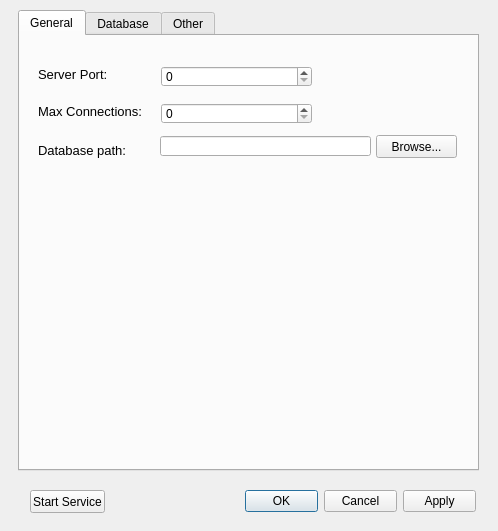
<?xml version="1.0" encoding="UTF-8"?>
<ui version="4.0">
 <class>ConfigDialog</class>
 <widget class="QDialog" name="ConfigDialog">
  <property name="geometry">
   <rect>
    <x>0</x>
    <y>0</y>
    <width>498</width>
    <height>531</height>
   </rect>
  </property>
  <property name="minimumSize">
   <size>
    <width>465</width>
    <height>313</height>
   </size>
  </property>
  <property name="maximumSize">
   <size>
    <width>9999</width>
    <height>9999</height>
   </size>
  </property>
  <property name="windowTitle">
   <string>Service Options</string>
  </property>
  <widget class="QTabWidget" name="tabWidget">
   <property name="geometry">
    <rect>
     <x>18</x>
     <y>10</y>
     <width>461</width>
     <height>461</height>
    </rect>
   </property>
   <property name="currentIndex">
    <number>0</number>
   </property>
   <widget class="QWidget" name="ServerTab">
    <attribute name="title">
     <string>General</string>
    </attribute>
    <widget class="QLabel" name="label_2">
     <property name="geometry">
      <rect>
       <x>18</x>
       <y>30</y>
       <width>81</width>
       <height>16</height>
      </rect>
     </property>
     <property name="font">
      <font>
       <pointsize>10</pointsize>
      </font>
     </property>
     <property name="text">
      <string>Server Port:</string>
     </property>
    </widget>
    <widget class="QSpinBox" name="srvportSpin">
     <property name="geometry">
      <rect>
       <x>141</x>
       <y>30</y>
       <width>151</width>
       <height>21</height>
      </rect>
     </property>
     <property name="maximum">
      <number>65535</number>
     </property>
    </widget>
    <widget class="QSpinBox" name="srvconnectSpin">
     <property name="geometry">
      <rect>
       <x>141</x>
       <y>67</y>
       <width>151</width>
       <height>21</height>
      </rect>
     </property>
     <property name="maximum">
      <number>65535</number>
     </property>
    </widget>
    <widget class="QLabel" name="label_7">
     <property name="geometry">
      <rect>
       <x>18</x>
       <y>65</y>
       <width>111</width>
       <height>20</height>
      </rect>
     </property>
     <property name="font">
      <font>
       <pointsize>10</pointsize>
      </font>
     </property>
     <property name="text">
      <string>Max Connections:</string>
     </property>
    </widget>
    <widget class="QPushButton" name="browseButton">
     <property name="geometry">
      <rect>
       <x>356</x>
       <y>99</y>
       <width>81</width>
       <height>23</height>
      </rect>
     </property>
     <property name="text">
      <string>Browse...</string>
     </property>
    </widget>
    <widget class="QLabel" name="label_6">
     <property name="geometry">
      <rect>
       <x>18</x>
       <y>106</y>
       <width>91</width>
       <height>16</height>
      </rect>
     </property>
     <property name="font">
      <font>
       <pointsize>10</pointsize>
      </font>
     </property>
     <property name="text">
      <string>Database path:</string>
     </property>
    </widget>
    <widget class="QLineEdit" name="dbpathEdit">
     <property name="geometry">
      <rect>
       <x>140</x>
       <y>100</y>
       <width>211</width>
       <height>20</height>
      </rect>
     </property>
    </widget>
   </widget>
   <widget class="QWidget" name="DatabaseTab">
    <attribute name="title">
     <string>Database</string>
    </attribute>
    <widget class="QLabel" name="label_3">
     <property name="geometry">
      <rect>
       <x>20</x>
       <y>61</y>
       <width>81</width>
       <height>16</height>
      </rect>
     </property>
     <property name="font">
      <font>
       <pointsize>10</pointsize>
      </font>
     </property>
     <property name="text">
      <string>User name:</string>
     </property>
    </widget>
    <widget class="QLabel" name="label_4">
     <property name="geometry">
      <rect>
       <x>20</x>
       <y>95</y>
       <width>81</width>
       <height>16</height>
      </rect>
     </property>
     <property name="font">
      <font>
       <pointsize>10</pointsize>
      </font>
     </property>
     <property name="text">
      <string>Password:</string>
     </property>
    </widget>
    <widget class="QLabel" name="label_5">
     <property name="geometry">
      <rect>
       <x>20</x>
       <y>126</y>
       <width>101</width>
       <height>16</height>
      </rect>
     </property>
     <property name="font">
      <font>
       <pointsize>10</pointsize>
      </font>
     </property>
     <property name="text">
      <string>Database name:</string>
     </property>
    </widget>
    <widget class="QLineEdit" name="dbusrEdit">
     <property name="geometry">
      <rect>
       <x>130</x>
       <y>61</y>
       <width>301</width>
       <height>20</height>
      </rect>
     </property>
    </widget>
    <widget class="QLineEdit" name="dbpasswdEdit">
     <property name="geometry">
      <rect>
       <x>130</x>
       <y>94</y>
       <width>301</width>
       <height>20</height>
      </rect>
     </property>
    </widget>
    <widget class="QLineEdit" name="dbnameEdit">
     <property name="geometry">
      <rect>
       <x>130</x>
       <y>127</y>
       <width>301</width>
       <height>20</height>
      </rect>
     </property>
    </widget>
    <widget class="QLabel" name="label">
     <property name="geometry">
      <rect>
       <x>20</x>
       <y>30</y>
       <width>101</width>
       <height>16</height>
      </rect>
     </property>
     <property name="font">
      <font>
       <pointsize>10</pointsize>
      </font>
     </property>
     <property name="text">
      <string>Server Address:</string>
     </property>
    </widget>
    <widget class="QLineEdit" name="srvaddrEdit">
     <property name="geometry">
      <rect>
       <x>130</x>
       <y>27</y>
       <width>301</width>
       <height>20</height>
      </rect>
     </property>
    </widget>
   </widget>
   <widget class="QWidget" name="tab">
    <attribute name="title">
     <string>Other</string>
    </attribute>
    <widget class="QTableView" name="pcTable">
     <property name="geometry">
      <rect>
       <x>20</x>
       <y>170</y>
       <width>401</width>
       <height>161</height>
      </rect>
     </property>
    </widget>
    <widget class="QTableView" name="hardTable">
     <property name="geometry">
      <rect>
       <x>20</x>
       <y>240</y>
       <width>401</width>
       <height>131</height>
      </rect>
     </property>
    </widget>
    <widget class="QPushButton" name="addDistItemBtn">
     <property name="geometry">
      <rect>
       <x>130</x>
       <y>390</y>
       <width>75</width>
       <height>25</height>
      </rect>
     </property>
     <property name="sizePolicy">
      <sizepolicy hsizetype="Fixed" vsizetype="Fixed">
       <horstretch>0</horstretch>
       <verstretch>0</verstretch>
      </sizepolicy>
     </property>
     <property name="minimumSize">
      <size>
       <width>75</width>
       <height>25</height>
      </size>
     </property>
     <property name="maximumSize">
      <size>
       <width>75</width>
       <height>25</height>
      </size>
     </property>
     <property name="text">
      <string>Add</string>
     </property>
    </widget>
    <widget class="QPushButton" name="rmvDistItemBtn">
     <property name="geometry">
      <rect>
       <x>250</x>
       <y>390</y>
       <width>75</width>
       <height>25</height>
      </rect>
     </property>
     <property name="text">
      <string>Remove</string>
     </property>
    </widget>
    <widget class="QGroupBox" name="disttypeGroup">
     <property name="geometry">
      <rect>
       <x>20</x>
       <y>10</y>
       <width>401</width>
       <height>50</height>
      </rect>
     </property>
     <property name="title">
      <string>Distribute Type</string>
     </property>
     <widget class="QRadioButton" name="pcRadioBtn">
      <property name="geometry">
       <rect>
        <x>20</x>
        <y>20</y>
        <width>91</width>
        <height>18</height>
       </rect>
      </property>
      <property name="text">
       <string>PC</string>
      </property>
     </widget>
     <widget class="QRadioButton" name="hardRadioBtn">
      <property name="geometry">
       <rect>
        <x>160</x>
        <y>20</y>
        <width>91</width>
        <height>18</height>
       </rect>
      </property>
      <property name="text">
       <string>Hard</string>
      </property>
     </widget>
     <widget class="QRadioButton" name="noneRadioBtn">
      <property name="geometry">
       <rect>
        <x>280</x>
        <y>20</y>
        <width>84</width>
        <height>18</height>
       </rect>
      </property>
      <property name="text">
       <string>None</string>
      </property>
     </widget>
    </widget>
    <widget class="QGroupBox" name="groupDisNum">
     <property name="geometry">
      <rect>
       <x>20</x>
       <y>70</y>
       <width>401</width>
       <height>51</height>
      </rect>
     </property>
     <property name="title">
      <string>Distribute Count</string>
     </property>
     <widget class="QSpinBox" name="spinDistOrgNum">
      <property name="geometry">
       <rect>
        <x>100</x>
        <y>20</y>
        <width>42</width>
        <height>22</height>
       </rect>
      </property>
     </widget>
     <widget class="QSpinBox" name="spinDistNum">
      <property name="geometry">
       <rect>
        <x>240</x>
        <y>20</y>
        <width>42</width>
        <height>22</height>
       </rect>
      </property>
     </widget>
     <widget class="QLabel" name="labelDistOrgNum">
      <property name="geometry">
       <rect>
        <x>20</x>
        <y>23</y>
        <width>71</width>
        <height>16</height>
       </rect>
      </property>
      <property name="sizePolicy">
       <sizepolicy hsizetype="Fixed" vsizetype="Fixed">
        <horstretch>0</horstretch>
        <verstretch>0</verstretch>
       </sizepolicy>
      </property>
      <property name="text">
       <string>Original Num</string>
      </property>
     </widget>
     <widget class="QLabel" name="labeDistNum">
      <property name="geometry">
       <rect>
        <x>194</x>
        <y>23</y>
        <width>31</width>
        <height>16</height>
       </rect>
      </property>
      <property name="sizePolicy">
       <sizepolicy hsizetype="Fixed" vsizetype="Fixed">
        <horstretch>0</horstretch>
        <verstretch>0</verstretch>
       </sizepolicy>
      </property>
      <property name="text">
       <string>Count</string>
      </property>
     </widget>
    </widget>
   </widget>
  </widget>
  <widget class="QDialogButtonBox" name="buttonBox">
   <property name="geometry">
    <rect>
     <x>245</x>
     <y>490</y>
     <width>231</width>
     <height>23</height>
    </rect>
   </property>
   <property name="standardButtons">
    <set>QDialogButtonBox::Apply|QDialogButtonBox::Cancel|QDialogButtonBox::Ok</set>
   </property>
  </widget>
  <widget class="QPushButton" name="serviceButton">
   <property name="geometry">
    <rect>
     <x>30</x>
     <y>490</y>
     <width>75</width>
     <height>23</height>
    </rect>
   </property>
   <property name="text">
    <string>Start Service</string>
   </property>
  </widget>
 </widget>
 <layoutdefault spacing="6" margin="11"/>
 <resources/>
 <connections/>
</ui>
